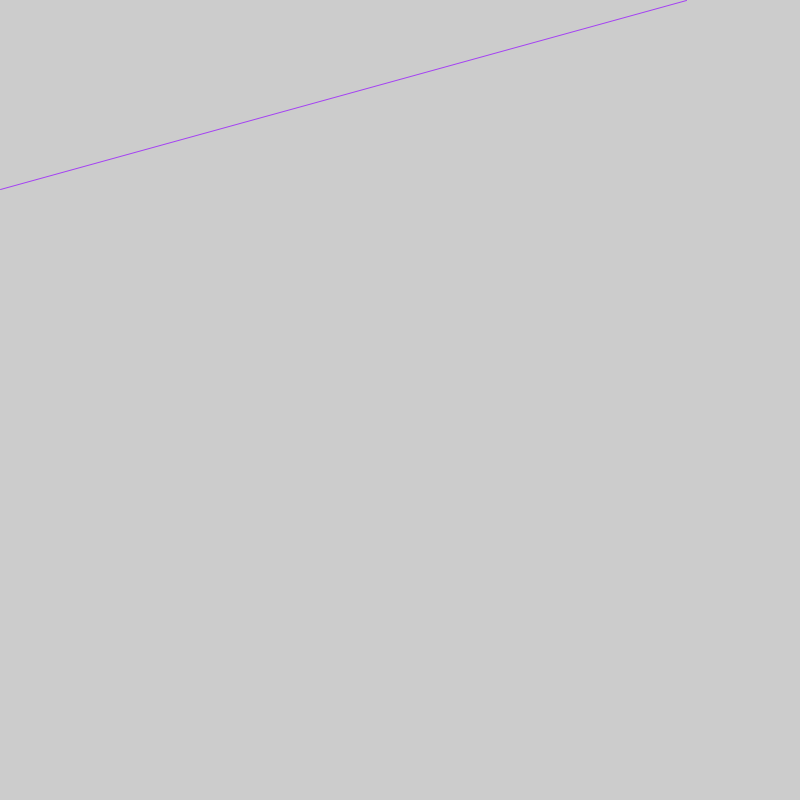
Frame 1 (no input)
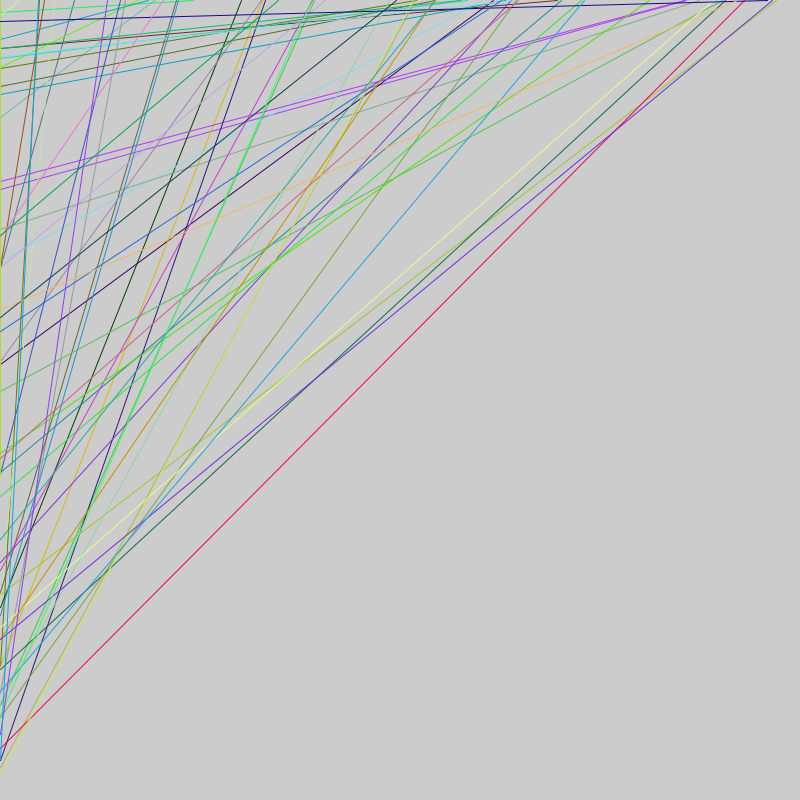
Frame 60 (the mouse pressed at the canvas centre just before this capture)
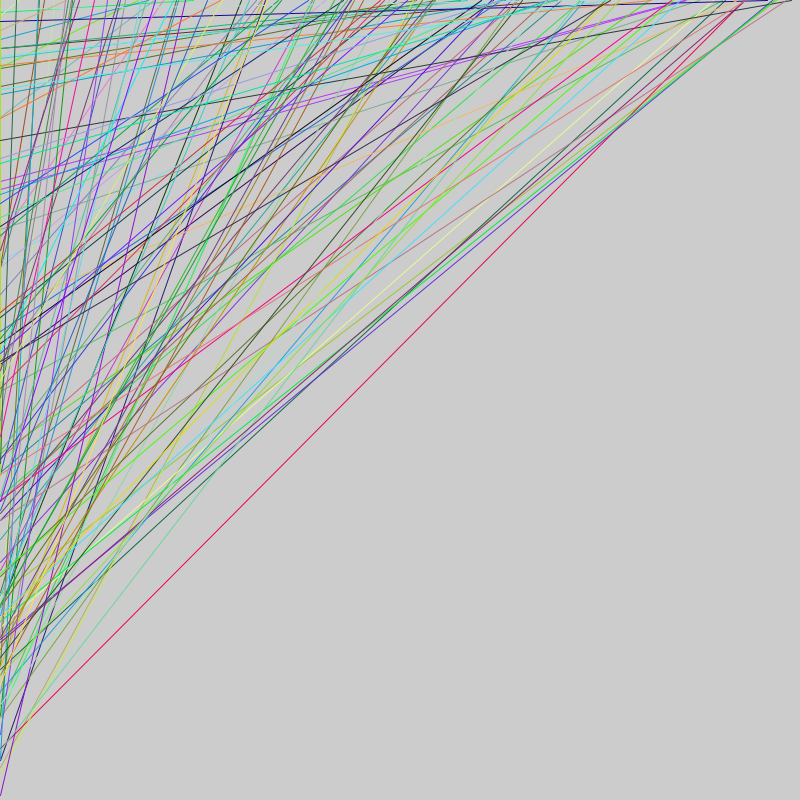
Frame 120 (the mouse held since frame 60 and released just before this capture)

The Processing sketch that drew these frames (run headless with seeded random() and noise(); from frame 60 on, the mouse is pressed at the canvas centre):

// Processing sketch: sketch_0016randomLine
// ── sketch_0016randomLine.pde
//linee che attraversano lo sketch
//colore randomico
//posizione randomica

void setup() {
   size(800, 800); 
   frameRate(5);
}

void draw() {
  stroke(random(255), random(255), random(255)); //colore randomico
  line(0, random(800), random(800), 0);
  /*il primo vertice della linea parte dall'estremo sx dello scketch
  e finisce in un punto randomico*/
}
